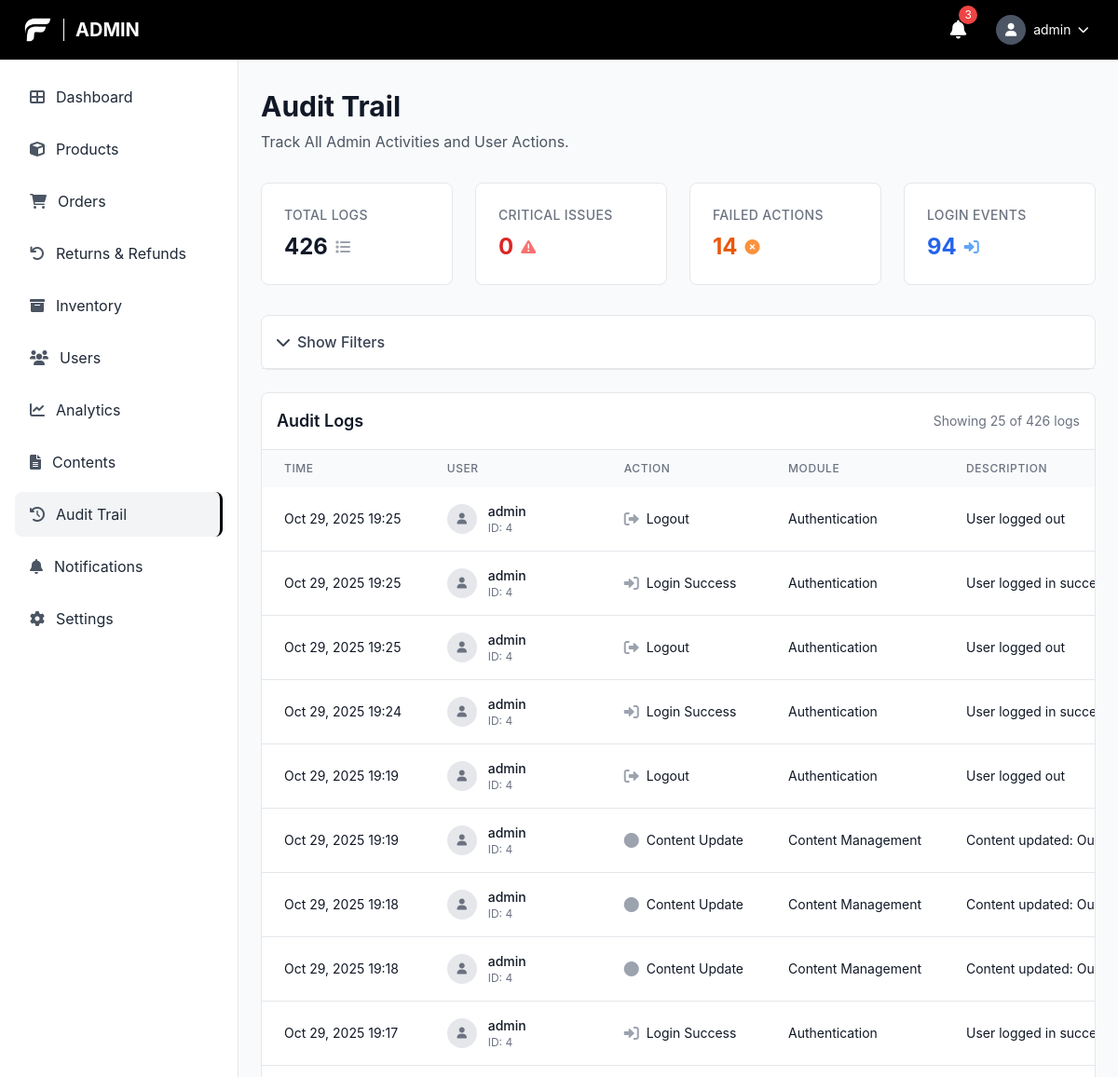
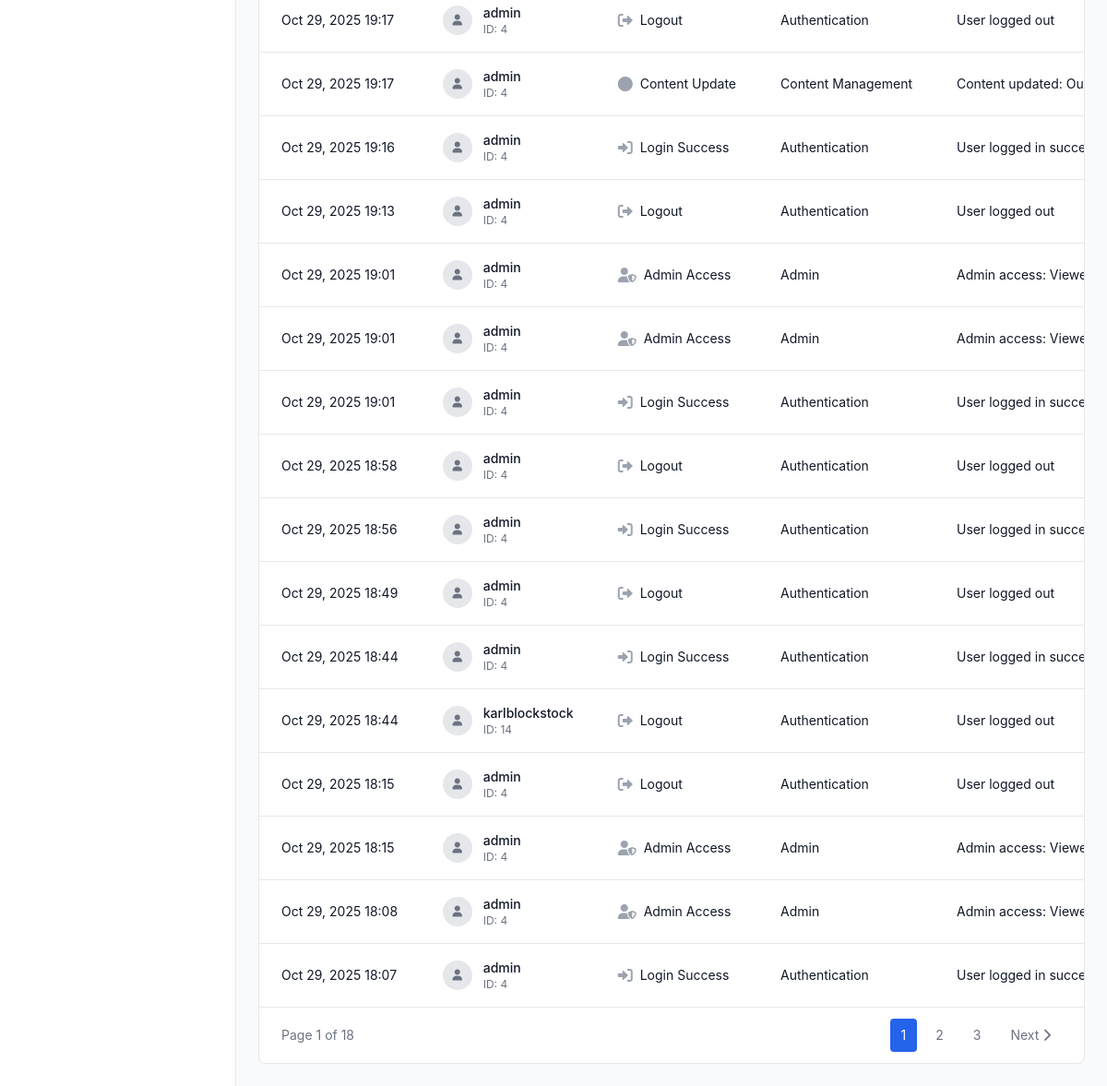
/admin/audit_logs.php (signed in), run on the app's committed database (2 pictures, top to bottom).
### tables this page shows
CREATE TABLE `audit_logs` (
  `audit_id` bigint(20) UNSIGNED NOT NULL,
  `user_id` bigint(20) UNSIGNED DEFAULT NULL COMMENT 'ID of the user who performed the action',
  `username` varchar(100) DEFAULT NULL COMMENT 'Username for quick reference',
  `action_type` enum('login_success','login_failed','logout','password_change','password_reset_request','password_reset_complete','profile_update','user_create','user_update','user_delete','user_status_change','product_create','product_update','product_delete','product_status_change','inventory_adjustment','order_create','order_update','order_status_change','order_cancel','order_refund','payment_process','payment_refund','promo_create','promo_update','promo_delete','promo_status_change','category_create','category_update','category_delete','subcategory_create','subcategory_update','subcategory_delete','shipping_fee_update','system_settings_change','admin_access','data_export','data_import','content_create','content_update','content_delete','content_archive','content_publish','other') NOT NULL COMMENT 'Type of action performed',
  `module` varchar(50) NOT NULL COMMENT 'Module/feature where action occurred (e.g., users, products, orders)',
  `description` text NOT NULL COMMENT 'Detailed description of the action',
  `old_values` longtext DEFAULT NULL COMMENT 'JSON of old values before change',
  `new_values` longtext DEFAULT NULL COMMENT 'JSON of new values after change',
  `ip_address` varchar(45) DEFAULT NULL COMMENT 'IP address of the user',
  `user_agent` text DEFAULT NULL COMMENT 'User agent string',
  `reference_id` bigint(20) UNSIGNED DEFAULT NULL COMMENT 'ID of the record being modified (e.g., product_id, order_id)',
  `reference_type` varchar(50) DEFAULT NULL COMMENT 'Type of reference (e.g., product, order, user)',
  `severity` enum('low','medium','high','critical') NOT NULL DEFAULT 'low' COMMENT 'Severity level of the action',
  `status` enum('success','failed','warning') NOT NULL DEFAULT 'success' COMMENT 'Status of the action',
  `created_at` timestamp NOT NULL DEFAULT current_timestamp()
);

### admin/audit_logs.php (the view, shortened to what the rows shown need)
<?php
require_once '../config/database.php';
require_once '../config/audit_logger.php';
$auditLogger = new AuditLogger();
$auditLogger->logAdminAccess('Viewed audit logs', 'Accessed audit trail page');
$filters = [
    'user_id' => $_GET['user_id'] ?? '',
    'action_type' => $_GET['action_type'] ?? '',
    'module' => $_GET['module'] ?? '',
    'severity' => $_GET['severity'] ?? '',
    'date_from' => $_GET['date_from'] ?? '',
    'date_to' => $_GET['date_to'] ?? '',
    'search' => $_GET['search'] ?? ''
];
$filters = array_filter($filters, function($value) {
    return $value !== '';
});
$page = max(1, (int)($_GET['page'] ?? 1));
$limit = 25;
$offset = ($page - 1) * $limit;
$logs = $auditLogger->getLogs($filters, $limit, $offset);
function getActionTypeIcon($actionType) {
    if (strpos($actionType, 'login') !== false) return 'fas fa-sign-in-alt';
    if (strpos($actionType, 'logout') !== false) return 'fas fa-sign-out-alt';
    if (strpos($actionType, 'admin') !== false) return 'fas fa-user-shield';
    return 'fas fa-circle';
}
?>
<!DOCTYPE html>
<html lang="en">
<head>
    <script src="https://cdn.tailwindcss.com"></script>
    <link href="https://cdnjs.cloudflare.com/ajax/libs/font-awesome/6.0.0/css/all.min.css" rel="stylesheet">
    <link rel="stylesheet" href="../css/style.css">
</head>
<body class="font-body bg-gray-50">
    <header class="bg-black text-white fixed top-0 left-0 right-0 z-50 h-16 flex items-center justify-between px-6">
        <div class="flex items-center space-x-3">
            <h1 class="text-xl font-bold uppercase">Admin</h1>
        </div>
    </header>
    <main class="ml-64 pt-16 pb-6 px-6 pt-24">
        <div class="mb-8">
            <h1 class="text-3xl font-bold text-gray-900 mb-2">Audit Trail</h1>
        </div>
        <div class="bg-white rounded-lg border border-gray-200 overflow-hidden">
            <?php if (empty($logs)): ?>
                <div class="text-center py-12">
                    <i class="fas fa-history text-4xl text-gray-300 mb-4"></i>
                    <p class="text-gray-500 text-lg">No audit logs found</p>
                    <p class="text-gray-400 text-sm">Try adjusting your filters or check back later</p>
                </div>
            <?php else: ?>
                <div class="overflow-x-auto">
                    <table class="w-full">
                        <thead class="bg-gray-50">
                            <tr>
                                <th class="px-6 py-3 text-left text-xs font-medium text-gray-500 uppercase tracking-wider">Time</th>
                                <th class="px-6 py-3 text-left text-xs font-medium text-gray-500 uppercase tracking-wider">User</th>
                                <th class="px-6 py-3 text-left text-xs font-medium text-gray-500 uppercase tracking-wider">Action</th>
                                <th class="px-6 py-3 text-left text-xs font-medium text-gray-500 uppercase tracking-wider">Module</th>
                                <th class="px-6 py-3 text-left text-xs font-medium text-gray-500 uppercase tracking-wider">Description</th>
                            </tr>
                        </thead>
                        <tbody class="bg-white divide-y divide-gray-200">
                            <?php foreach ($logs as $log): ?>
                                <tr class="log-row">
                                    <td class="px-6 py-4 whitespace-nowrap text-sm text-gray-900">
                                        <?php echo date('M j, Y H:i', strtotime($log['created_at'])); ?>
                                    </td>
                                    <td class="px-6 py-4 whitespace-nowrap">
                                        <div class="flex items-center">
                                            <div class="w-8 h-8 bg-gray-200 rounded-full flex items-center justify-center mr-3">
                                                <i class="fas fa-user text-gray-500 text-xs"></i>
                                            </div>
                                            <div>
                                                <div class="text-sm font-medium text-gray-900">
                                                    <?php echo htmlspecialchars($log['username'] ?: 'System'); ?>
                                                </div>
                                                <div class="text-xs text-gray-500">
                                                    ID: <?php echo $log['user_id'] ?: 'N/A'; ?>
                                                </div>
                                            </div>
                                        </div>
                                    </td>
                                    <td class="px-6 py-4 whitespace-nowrap">
                                        <div class="flex items-center">
                                            <i class="<?php echo getActionTypeIcon($log['action_type']); ?> text-gray-400 mr-2"></i>
                                            <span class="text-sm text-gray-900">
                                                <?php echo ucwords(str_replace('_', ' ', $log['action_type'])); ?>
                                            </span>
                                        </div>
                                    </td>
                                    <td class="px-6 py-4 whitespace-nowrap text-sm text-gray-900">
                                        <?php echo ucwords(str_replace('_', ' ', $log['module'])); ?>
                                    </td>
                                    <td class="px-6 py-4 text-sm text-gray-900 max-w-xs truncate">
                                        <?php echo htmlspecialchars($log['description']); ?>
                                    </td>
                                </tr>
                            <?php endforeach; ?>
                        </tbody>
                    </table>
                </div>
            <?php endif; ?>
        </div>
    </main>
</body>
</html>

### data on the page
audit_logs: created_at "Oct 29, 2025 19:25", username "admin", user "4", action_type "Logout", module "Authentication", description "User logged out"
audit_logs: created_at "Oct 29, 2025 19:25", username "admin", user "4", action_type "Login Success", module "Authentication", description "User logged in…"
audit_logs: created_at "Oct 29, 2025 19:25", username "admin", user "4", action_type "Logout", module "Authentication", description "User logged out"
audit_logs: created_at "Oct 29, 2025 19:24", username "admin", user "4", action_type "Login Success", module "Authentication", description "User logged in…"
audit_logs: created_at "Oct 29, 2025 19:19", username "admin", user "4", action_type "Logout", module "Authentication", description "User logged out"
audit_logs: created_at "Oct 29, 2025 19:19", username "admin", user "4", action_type "Content Update", module "Content Management", description "Content updated: Our Mission & Vision…"
audit_logs: created_at "Oct 29, 2025 19:18", username "admin", user "4", action_type "Content Update", module "Content Management", description "Content updated: Our Mission & Vision…"
audit_logs: created_at "Oct 29, 2025 19:18", username "admin", user "4", action_type "Content Update", module "Content Management", description "Content updated: Our Mission & Vision…"
audit_logs: created_at "Oct 29, 2025 19:17", username "admin", user "4", action_type "Login Success", module "Authentication", description "User logged in…"
audit_logs: created_at "Oct 29, 2025 19:17", username "admin", user "4", action_type "Logout", module "Authentication", description "User logged out"
audit_logs: created_at "Oct 29, 2025 19:17", username "admin", user "4", action_type "Content Update", module "Content Management", description "Content updated: Our Mission & Vision…"
audit_logs: created_at "Oct 29, 2025 19:16", username "admin", user "4", action_type "Login Success", module "Authentication", description "User logged in…"
audit_logs: created_at "Oct 29, 2025 19:13", username "admin", user "4", action_type "Logout", module "Authentication", description "User logged out"
audit_logs: created_at "Oct 29, 2025 19:01", username "admin", user "4", action_type "Admin Access", module "Admin", description "Admin access: Viewed audit logs - Acc…"
audit_logs: created_at "Oct 29, 2025 19:01", username "admin", user "4", action_type "Admin Access", module "Admin", description "Admin access: Viewed audit logs - Acc…"
audit_logs: created_at "Oct 29, 2025 19:01", username "admin", user "4", action_type "Login Success", module "Authentication", description "User logged in…"
audit_logs: created_at "Oct 29, 2025 18:58", username "admin", user "4", action_type "Logout", module "Authentication", description "User logged out"
audit_logs: created_at "Oct 29, 2025 18:56", username "admin", user "4", action_type "Login Success", module "Authentication", description "User logged in…"
audit_logs: created_at "Oct 29, 2025 18:49", username "admin", user "4", action_type "Logout", module "Authentication", description "User logged out"
audit_logs: created_at "Oct 29, 2025 18:44", username "admin", user "4", action_type "Login Success", module "Authentication", description "User logged in…"
audit_logs: created_at "Oct 29, 2025 18:44", username "karlblockstock", user "14", action_type "Logout", module "Authentication", description "User logged out"
audit_logs: created_at "Oct 29, 2025 18:15", username "admin", user "4", action_type "Logout", module "Authentication", description "User logged out"
audit_logs: created_at "Oct 29, 2025 18:15", username "admin", user "4", action_type "Admin Access", module "Admin", description "Admin access: Viewed audit logs - Acc…"
audit_logs: created_at "Oct 29, 2025 18:08", username "admin", user "4", action_type "Admin Access", module "Admin", description "Admin access: Viewed audit logs - Acc…"
audit_logs: created_at "Oct 29, 2025 18:07", username "admin", user "4", action_type "Login Success", module "Authentication", description "User logged in…"

### other printed values
$_SESSION['username'] "admin"
$item['text'] "Dashboard"
$item['text'] "Products"
$item['text'] "Orders"
$item['text'] "Returns & Refunds"
$item['text'] "Inventory"
$item['text'] "Users"
$item['text'] "Analytics"
$item['text'] "Contents"
$item['text'] "Audit Trail"
$item['text'] "Notifications"
$item['text'] "Settings"
$stats['total_logs'] "426"
$stats['critical_logs'] "0"
$stats['failed_logs'] "14"
